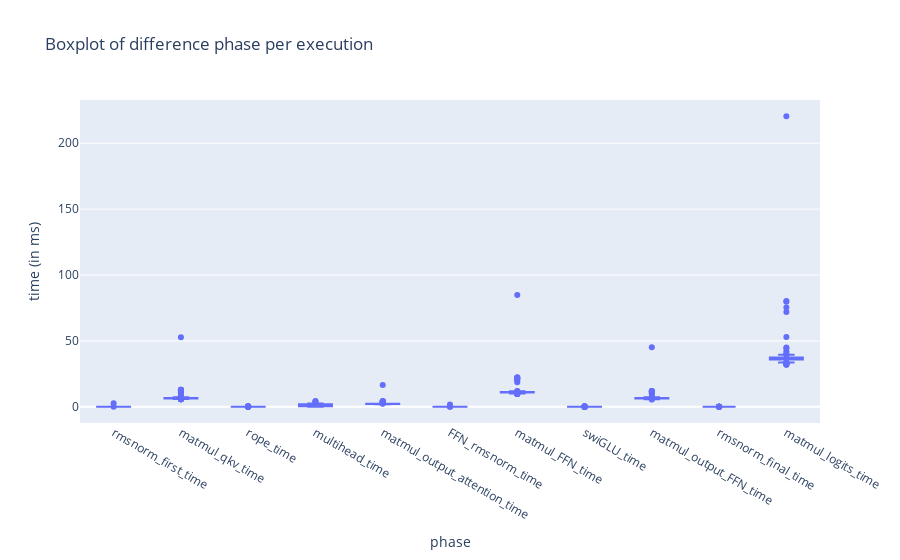

This figure's notebook cell:
### Code cell
import json
import numpy as np
import pandas as pd
import plotly.express as px

with open(file) as f:
    data = json.load(f)

forward = data["forward_instr"]
keys = [
    "rmsnorm_first_time",
    "matmul_qkv_time",
    "rope_time",
    "multihead_time",
    "matmul_output_attention_time",
    "FFN_rmsnorm_time",
    "matmul_FFN_time",
    "swiGLU_time",
    "matmul_output_FFN_time",
    "rmsnorm_final_time",
    "matmul_logits_time"
]

rows = []
for k in keys:
    values = [v for v in forward[k] if v != 0]
    rows += [(k, v) for v in values]

df = pd.DataFrame(rows, columns=["phase",  "time (in ms)"])

px.box(df, x="phase", y="time (in ms)",log_y = False,title = "Boxplot of difference phase per execution")

### Figure 1 — Plotly figure (JSON) as saved in the notebook; plotly's stock layout.template omitted (floating-point values rounded to 4 significant figures; data arrays with more than 128 entries replaced by an {"elided": "..."} marker saying what was removed)
{"data": [{"alignmentgroup": "True", "hovertemplate": "phase=%{x}<br>time (in ms)=%{y}<extra></extra>", "legendgroup": "", "marker": {"color": "#636efa"}, "name": "", "notched": false, "offsetgroup": "", "orientation": "v", "showlegend": false, "type": "box", "x": {"elided": "1751 str values"}, "x0": " ", "xaxis": "x", "y": {"elided": "1751 float values"}, "y0": " ", "yaxis": "y"}], "layout": {"boxmode": "group", "legend": {"tracegroupgap": 0}, "title": {"text": "Boxplot of difference phase per execution"}, "xaxis": {"anchor": "y", "domain": [0, 1], "title": {"text": "phase"}}, "yaxis": {"anchor": "x", "domain": [0, 1], "title": {"text": "time (in ms)"}}}}
